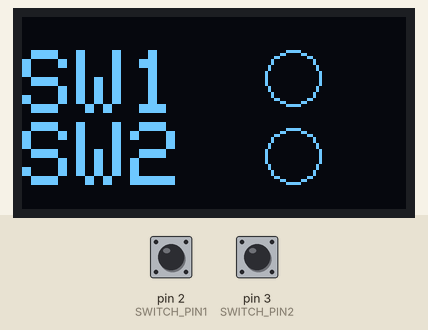
Simulated run of this sketch. Board: Arduino Uno, built with avr-gcc and run on an emulated ATmega328P. Parts: 128×64 one-colour display. Inputs (shaded band) come from the test bench; at power-on: pin 2 (SWITCH_PIN1) HIGH, pin 3 (SWITCH_PIN2) HIGH. What the sketch prints to the serial monitor is not drawn.

Above: at 1.2 s.
1.3 s: pin 2 (SWITCH_PIN1) pulled LOW for 0.15 s
At 1.41 s:
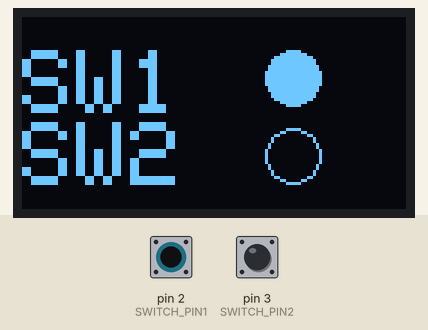
2.9 s: pin 3 (SWITCH_PIN2) pulled LOW for 0.15 s
At 3.01 s:
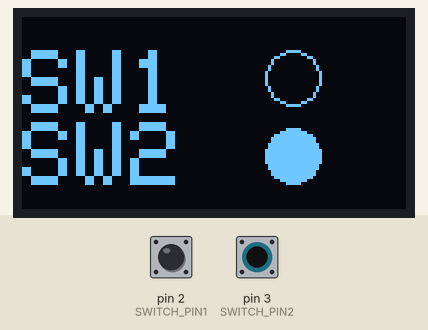
4.5 s: pin 3 (SWITCH_PIN2) pulled LOW for 3.2 s
9.2 s: pin 2 (SWITCH_PIN1) pulled LOW for 3.2 s
At 9.9 s:
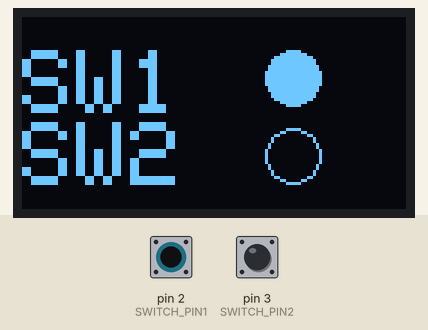
Timing chart, 0 to 12.2 s (numbered marks = the images above; inputs shaded):
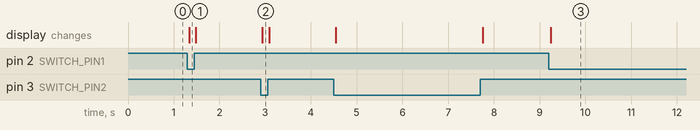

The sketch:

wk07_lab7_ex1.ino
```cpp
#include <SPI.h>
#include <Wire.h>
#include <Adafruit_GFX.h>
#include <Adafruit_SSD1306.h>
#define SCREEN_WIDTH 128
#define SCREEN_HEIGHT 64
#define SWITCH_PIN1 2
#define SWITCH_PIN2 3

#define SCREEN_WIDTH 128 // OLED display width, in pixels
#define SCREEN_HEIGHT 64 // OLED display height, in pixels

#define OLED_RESET -1 // Reset pin # (or -1 if sharing Arduino reset pin)
Adafruit_SSD1306 display(SCREEN_WIDTH, SCREEN_HEIGHT, &Wire, OLED_RESET);

bool sw1 = 0;
bool sw2 = 0;

void setup()
{
  Serial.begin(9600);
  pinMode(SWITCH_PIN1, INPUT_PULLUP);
  pinMode(SWITCH_PIN2, INPUT_PULLUP);
  display.begin(SSD1306_SWITCHCAPVCC, 0x3c);

}

void loop()
{
  display.clearDisplay();
  display.setTextSize(3);
  display.setTextColor(WHITE);
  display.setCursor(0,11);
  display.println("SW1");
  display.drawCircle(90, 20, 9, WHITE); // x,y,radius
  display.println("SW2");
  display.drawCircle(90, 46, 9, WHITE);
  sw1 = digitalRead(SWITCH_PIN1);
  sw2 = digitalRead(SWITCH_PIN2);
  Serial.println(sw1);
  if(sw1 == LOW)
  {
     display.fillCircle(90, 20, 9, WHITE);

  }

  if(sw2 == LOW)
  {
     display.fillCircle(90, 46, 9, WHITE);
  }
    display.display();
}
```

Measured:
- after the input at 1.3 s, the display: changes at once (image 1)
- after the input at 2.9 s, the display: changes at once (image 2)
- after the input at 9.2 s, the display: changes at once (image 3)
